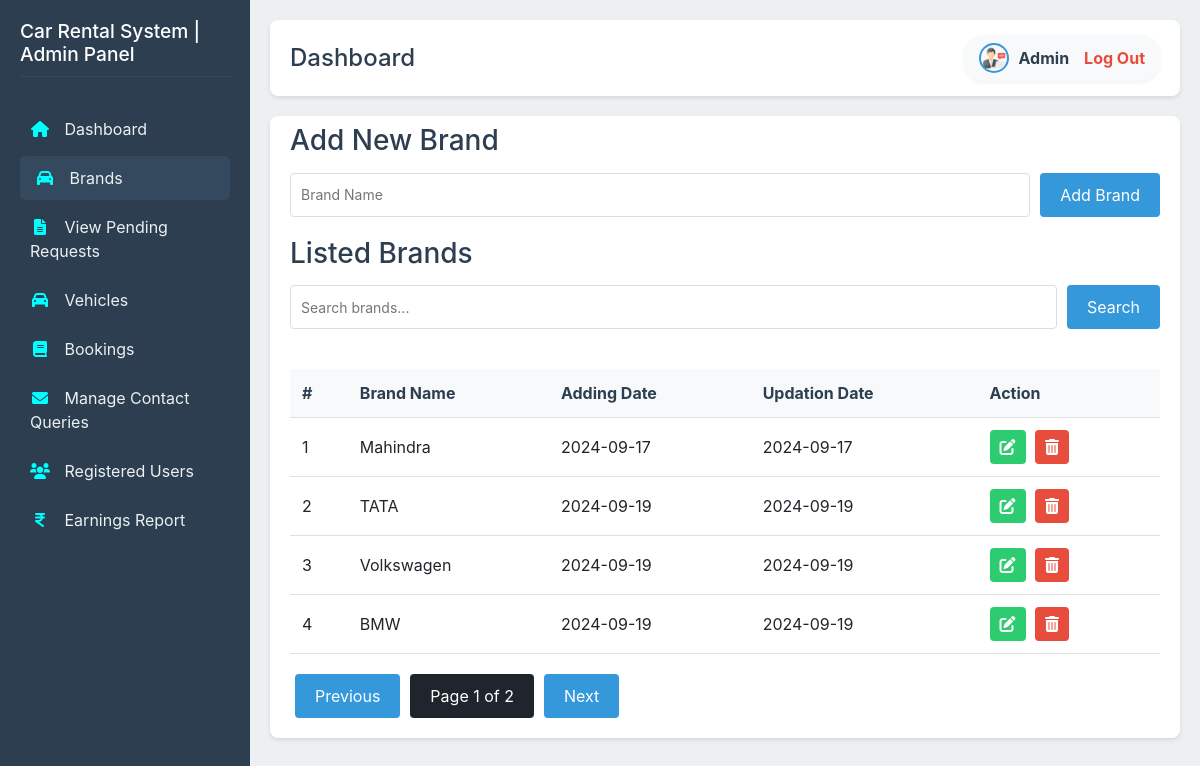
/admin/manage-brands.php, run on the app's committed database.
### tables this page shows
CREATE TABLE `brands` (
  `id` int(11) NOT NULL,
  `brand_name` varchar(255) NOT NULL,
  `adding_date` date NOT NULL,
  `updation_date` date NOT NULL
);

### admin/manage-brands.php (the view, shortened to what this page needs)
<?php
$servername = 'localhost';
$username = 'root';
$psw = '';
$dbname = 'car_rental_db';
$conn = mysqli_connect($servername, $username, $psw, $dbname);
$limit = 4;
$page = isset($_GET['page']) ? (int)$_GET['page'] : 1;
$start = ($page - 1) * $limit;
$search = isset($_GET['search']) ? mysqli_real_escape_string($conn, $_GET['search']) : '';
$sql = "SELECT * FROM brands WHERE brand_name LIKE '%$search%' ORDER BY id LIMIT $start, $limit";
$result = mysqli_query($conn, $sql);
$total_sql = "SELECT COUNT(*) as total FROM brands WHERE brand_name LIKE '%$search%'";
$total_result = mysqli_query($conn, $total_sql);
$total_row = mysqli_fetch_assoc($total_result);
$total_records = $total_row['total'];
$total_pages = ceil($total_records / $limit);
?>
<!DOCTYPE html>
<html lang="en">
<head>
    <link rel="stylesheet" href="admin-style.css">
    <link rel="stylesheet" href="https://stackpath.bootstrapcdn.com/bootstrap/4.5.2/css/bootstrap.min.css">
    <link rel="stylesheet" href="https://cdnjs.cloudflare.com/ajax/libs/font-awesome/6.0.0-beta3/css/all.min.css">
</head>
<body>
  <?php require('navbar.php');?>
        <div class="manage-brands">
            <h3>Add New Brand</h3>
            <form action="manage-brands.php" method="POST">
                <input type="text" name="brand_name" placeholder="Brand Name" required>
                <button type="submit" name="add_brand">Add Brand</button>
            </form>
            <h3>Listed Brands</h3>
            <div class="search-filter">
                <form action="manage-brands.php" method="GET">
                    <input type="text" name="search" placeholder="Search brands..." value="<?php echo htmlspecialchars($search); ?>">
                    <button type="submit">Search</button>
                </form>
            </div>
            <div class="table-container">
                <table>
                    <thead>
                        <tr>
                            <th>#</th>
                            <th>Brand Name</th>
                            <th>Adding Date</th>
                            <th>Updation Date</th>
                            <th>Action</th>
                        </tr>
                    </thead>
                    <tbody>
                        <?php
                        if (mysqli_num_rows($result) > 0) {
                            $count = $start + 1;
                            while ($row = mysqli_fetch_assoc($result)) {
                                echo "<tr>";
                                echo "<td>" . $count . "</td>";
                                echo "<td>" . $row['brand_name'] . "</td>";
                                echo "<td>" . $row['adding_date'] . "</td>";
                                echo "<td>" . $row['updation_date'] . "</td>";
                                echo "<td>
                                        <a href='edit-brand.php?id=" . $row['id'] . "' class='edit-btn'><i class='fas fa-edit'></i></a>
                                        <a href='manage-brands.php?delete=" . $row['id'] . "' class='delete-btn' onclick='return confirm(\"Are you sure you want to delete this brand?\")'><i class='fas fa-trash-alt'></i></a>
                                      </td>";
                                echo "</tr>";
                                $count++;
                            }
                        } else {
                            echo "<tr><td colspan='5'>No brands found</td></tr>";
                        }
                        ?>
                    </tbody>
                </table>
            </div>
            <div class="pagination">
                <a href="?search=<?php echo urlencode($search); ?>&page=<?php echo ($page > 1) ? $page - 1 : 1; ?>" class="prev-btn">Previous</a>
                <span class="current-page">Page <?php echo $page; ?> of <?php echo $total_pages; ?></span>
                <a href="?search=<?php echo urlencode($search); ?>&page=<?php echo ($page < $total_pages) ? $page + 1 : $total_pages; ?>" class="prev-btn">Next</a>
            </div>
        </div>
</body>
</html>

### admin/admin-style.css (style rules this page uses)
body { font-family: 'Segoe UI', Tahoma, Geneva, Verdana, sans-serif; margin: 0; padding: 0; display: flex; background-color: #f0f4f8; }
.manage-brands ,.manage-contact-queries { background-color: #ffffff; padding: 20px; padding-top: 8px; border-radius: 8px; box-shadow: 0 2px 4px rgba(0, 0, 0, 0.1); }
.manage-brands h3 { color: #2c3e50; margin-bottom: 15px; }
.manage-brands form { display: flex; gap: 10px; margin-bottom: 20px; }
.manage-brands input[type="text"] { flex-grow: 1; padding: 10px; border: 1px solid #ddd; border-radius: 4px; font-size: 14px; }
.manage-brands button[type="submit"] { background-color: #3498db; color: white; border: none; padding: 10px 20px; border-radius: 4px; cursor: pointer; transition: background-color 0.3s ease; }
.table-container { overflow-x: auto; margin-top: 0.1rem; }
.manage-brands table { width: 100%; border-collapse: collapse; margin-top: 20px; }
.manage-brands th, .manage-brands td { text-align: left; padding: 12px; border-bottom: 1px solid #e0e0e0; }
.manage-brands th { background-color: #f8f9fa; color: #2c3e50; font-weight: bold; }
.edit-btn, .delete-btn { display: inline-block; padding: 5px 10px; margin-right: 5px; border-radius: 4px; color: white; text-decoration: none; transition: background-color 0.3s ease; }
.edit-btn { background-color: #2ecc71; }
.delete-btn { background-color: #e74c3c; }
.search-filter form { display: flex; gap: 10px; }
.search-filter input, .search-filter select { padding: 10px; border: 1px solid #ddd; border-radius: 4px; font-size: 14px; }
.search-filter input[type="text"] { flex-grow: 1; }
.search-filter button { background-color: #2ecc71; color: white; border: none; padding: 10px 20px; border-radius: 4px; cursor: pointer; transition: background-color 0.3s ease; }
.pagination { margin-top: 20px; text-align: center; }
.pagination a, .pagination span { display: inline-block; padding: 10px 20px; margin: 0 5px; border-radius: 4px; text-decoration: none; color: #fff; background-color: #3498db; transition: background-color 0.3 ease; }
.pagination .current-page { background-color: #1f242d; }

### data on the page
brands: brand_name "Mahindra", adding_date "2024-09-17", updation_date "2024-09-17"
brands: brand_name "TATA", adding_date "2024-09-19", updation_date "2024-09-19"
brands: brand_name "Volkswagen", adding_date "2024-09-19", updation_date "2024-09-19"
brands: brand_name "BMW", adding_date "2024-09-19", updation_date "2024-09-19"

### other printed values
$page "1"
$total_pages "2"
